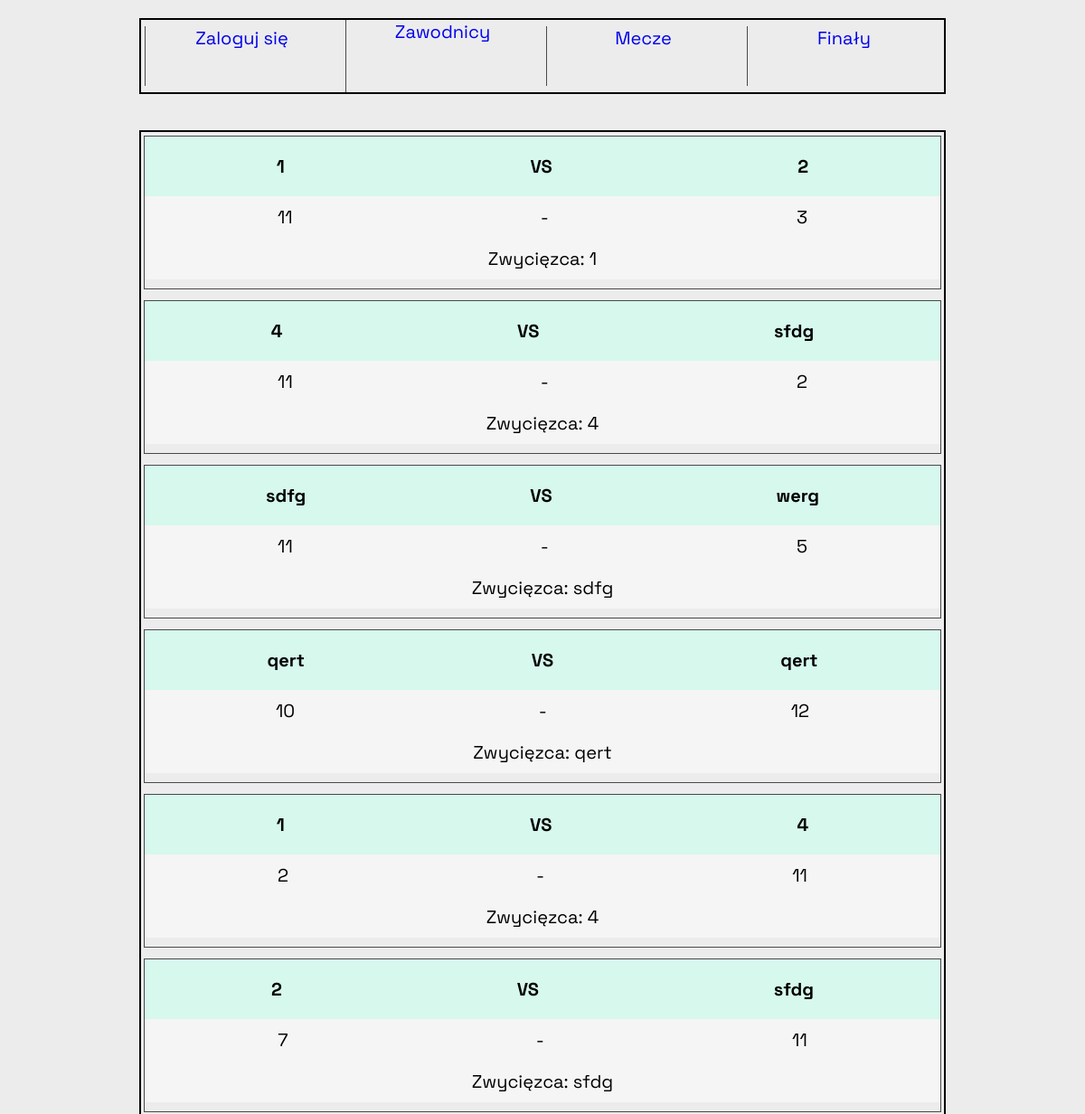
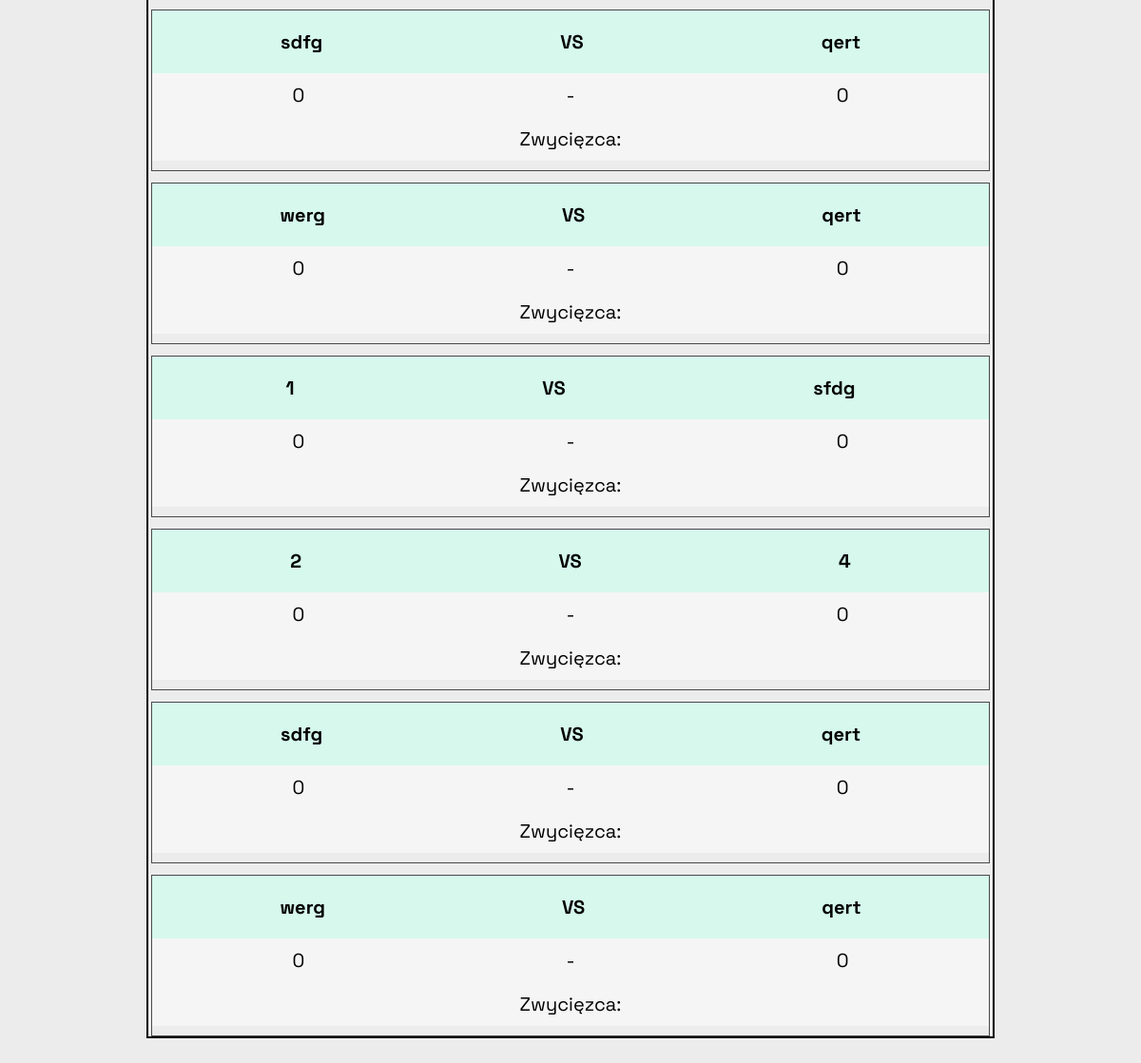
/matches/, run on an earlier commit of the app's database (2 pictures, top to bottom).
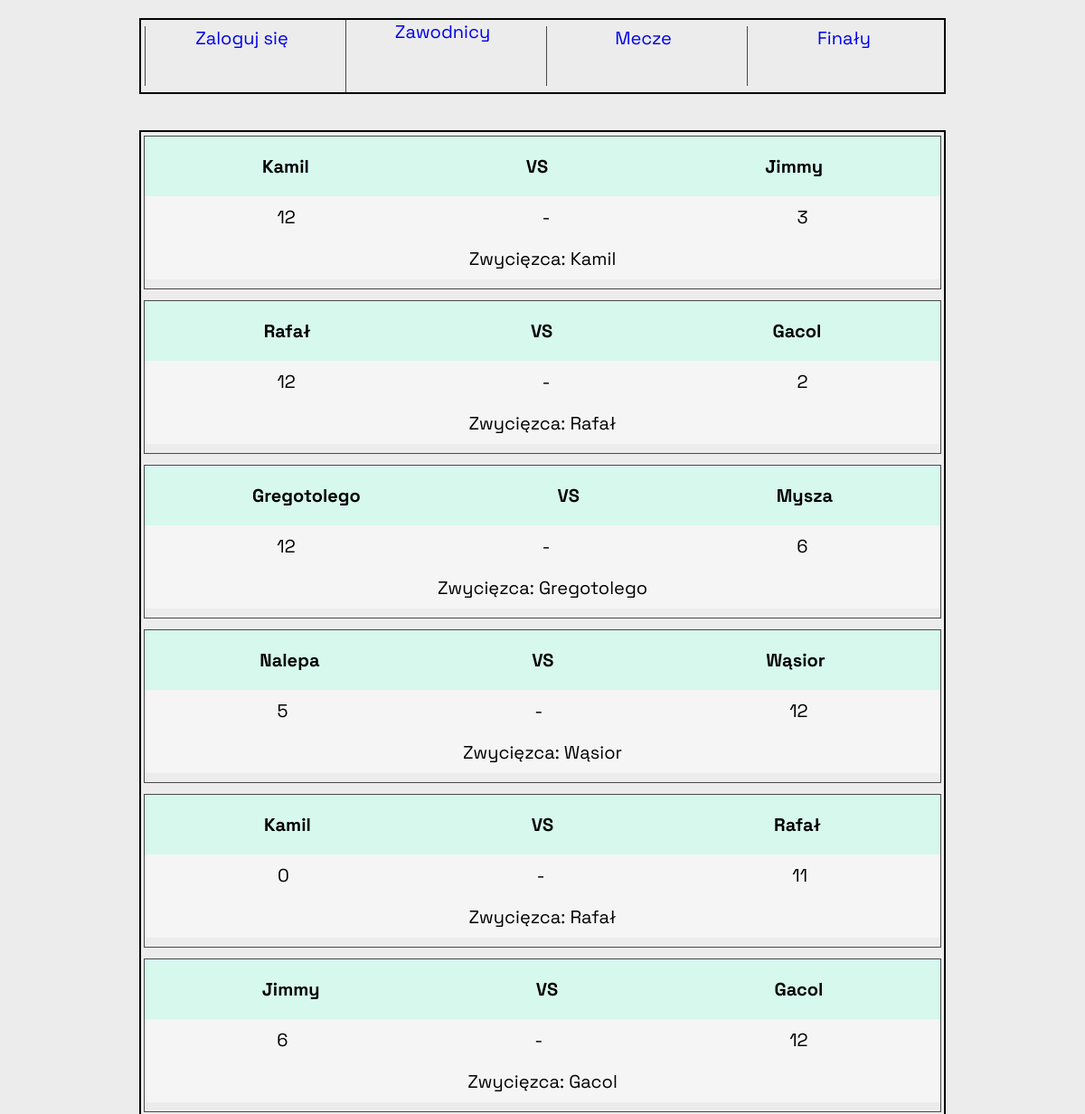
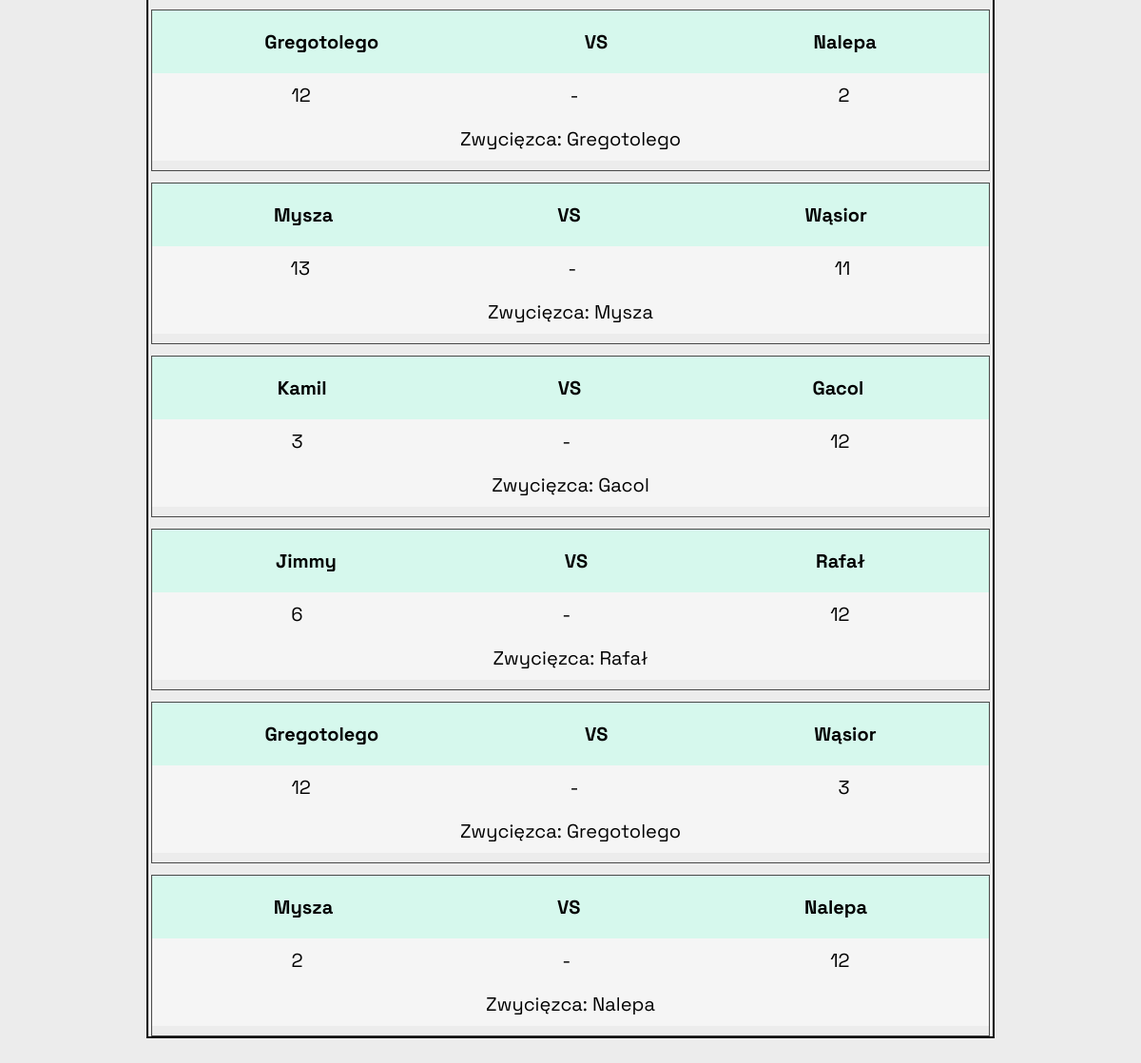
And on a later commit of the database (2 pictures, top to bottom).
### table/models.py (models this page shows, shortened)
class Match(models.Model):
    player1 = models.ForeignKey(Player, related_name='matches_as_player1',
                                on_delete=models.CASCADE)
    player2 = models.ForeignKey(Player, related_name='matches_as_player2',
                                on_delete=models.CASCADE)
    score1 = models.SmallIntegerField(default=0)
    score2 = models.SmallIntegerField(default=0)
    winner = models.ForeignKey(Player, default=None,
                               related_name='winner_of_a_match',
                               on_delete=models.CASCADE, null=True, blank=True)

class Player(models.Model):
    name = models.CharField(max_length=50)
    points = models.SmallIntegerField(default=0)
    games = models.SmallIntegerField(default=0)
    qualified = models.BooleanField(default=False)
    point_balance = models.IntegerField(default=0)
    def __str__(self) -> str:
        return self.name

### table/views.py (the view)
# urls.py: path('matches/', views.matches, name ='matches'),
def matches(request):
    matches = Match.objects.all()
    return render(request, 'table/matches.html', context={'matches': matches})

### table/templates/table/matches.html (shortened to what this page needs)
{% extends "table/base.html" %}
{% block content %}
<div class="navbar matches">
  {% for match in matches %}
    <a href="{% url "table:match_score" match.id %}" class='match'>
        <div class='match-content'>
            <div class="players">
                <div class="item item-1"><b>{{ match.player1 }}</b></div>
                <div class="item item-2"><b>VS</b></div>
                <div class="item item-3"><b>{{ match.player2 }}</b></div>
            </div>
            <div class='score'>
                <span>{{ match.score1 }}</span>
                <span> - </span>
                <span>{{ match.score2 }}</span>
            </div>
            <div class='winner'>
                {% if match.winner %}
                <span>Zwycięzca: {{ match.winner }}</span>
                {% else %}
                <span>Zwycięzca: </span>
                {% endif %}
            </div>
        </div>
    </a>
  {% endfor %}
</div>
{% endblock content %}

What changed in the data, as far as the page shows it:
removed Match: player1 "1", player2 "2", score1 "11", score2 "3", winner "1"
removed Match: player1 "4", player2 "sfdg", score1 "11", score2 "2", winner "4"
removed Match: player1 "sdfg", player2 "werg", score1 "11", score2 "5", winner "sdfg"
removed Match: player1 "qert", player2 "qert", score1 "10", score2 "12", winner "qert"
removed Match: player1 "1", player2 "4", score1 "2", score2 "11", winner "4"
removed Match: player1 "2", player2 "sfdg", score1 "7", score2 "11", winner "sfdg"
removed Match: player1 "sdfg", player2 "qert", score1 "0", score2 "0", shows "Zwycięzca:"
removed Match: player1 "werg", player2 "qert", score1 "0", score2 "0", shows "Zwycięzca:"
removed Match: player1 "1", player2 "sfdg", score1 "0", score2 "0", shows "Zwycięzca:"
removed Match: player1 "2", player2 "4", score1 "0", score2 "0", shows "Zwycięzca:"
removed Match: player1 "sdfg", player2 "qert", score1 "0", score2 "0", shows "Zwycięzca:"
removed Match: player1 "werg", player2 "qert", score1 "0", score2 "0", shows "Zwycięzca:"
added Match: player1 "Kamil", player2 "Jimmy", score1 "12", score2 "3", winner "Kamil"
added Match: player1 "Rafał", player2 "Gacol", score1 "12", score2 "2", winner "Rafał"
added Match: player1 "Gregotolego", player2 "Mysza", score1 "12", score2 "6", winner "Gregotolego"
added Match: player1 "Nalepa", player2 "Wąsior", score1 "5", score2 "12", winner "Wąsior"
added Match: player1 "Kamil", player2 "Rafał", score1 "0", score2 "11", winner "Rafał"
added Match: player1 "Jimmy", player2 "Gacol", score1 "6", score2 "12", winner "Gacol"
added Match: player1 "Gregotolego", player2 "Nalepa", score1 "12", score2 "2", winner "Gregotolego"
added Match: player1 "Mysza", player2 "Wąsior", score1 "13", score2 "11", winner "Mysza"
added Match: player1 "Kamil", player2 "Gacol", score1 "3", score2 "12", winner "Gacol"
added Match: player1 "Jimmy", player2 "Rafał", score1 "6", score2 "12", winner "Rafał"
added Match: player1 "Gregotolego", player2 "Wąsior", score1 "12", score2 "3", winner "Gregotolego"
added Match: player1 "Mysza", player2 "Nalepa", score1 "2", score2 "12", winner "Nalepa"
